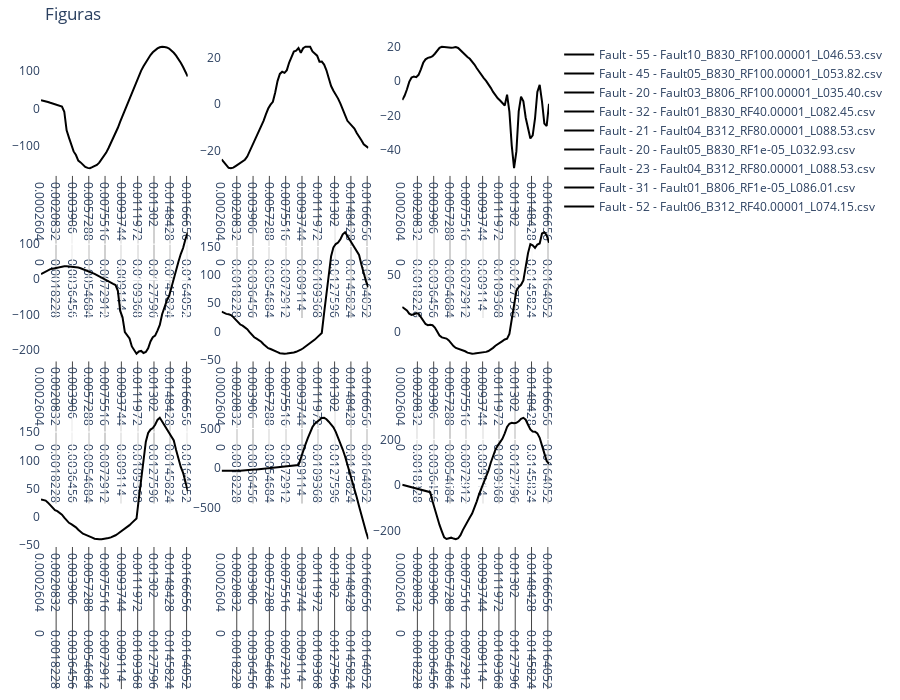

Source (notebook cell):
### Markdown cell above
##### 6.2. Plotly Plot

### Code cell
from plotly.subplots import make_subplots
import plotly.graph_objects as go

fs = 3840
dataset_plot = Form1Dataset(
    dataset_dir, max_window_idx=max_window_idx, signal_names=signal_names, test=True
)
plot_dataloader = DataLoader(dataset_plot, batch_size=train_batch_size, shuffle=True)

dataiter = iter(plot_dataloader)
signal_windows, t_windows, labels, csv_name, index, window_idx = next(dataiter)
print(len(csv_name))
print(window_idx.shape)
print(labels.shape)

print(labels.type())
x = model(signal_windows[0:9].to(device))
# x = x.detach()

# Crear Matriz de confusión
df = confusion_matrix(x, labels[0:9])
print(type(df))
print(df)

# figure = plt.figure(figsize=(10, 10))
cols, rows = 3, 3
fig = make_subplots(rows=rows, cols=cols)

label_to_text = {
    "0": "No Fault",
    "1": "Fault",
}

for i in range(0, cols * rows):

    col = i % cols
    row = i // cols
    label = label_to_text[str(int(labels[i, 0].item()))]
    win_idx = str(window_idx[i].item())
    fig.add_trace(
        go.Scatter(
            name=f"{label} - {win_idx} - {csv_name[i]}",
            x=t_windows[i, :],
            y=signal_windows[i, :, 0],
            marker_color="black",
        ),
        row=row + 1,
        col=col + 1,
    )

fig.update_layout(
    height=700,
    width=900,
    title_text="Figuras",
    margin={"b": 20, "t": 40, "l": 20, "r": 30},
    plot_bgcolor="rgba(0,0,0,0)",
    # paper_bgcolor="whitesmoke",
)
fig.show()

### Figure 1 — Plotly figure (JSON) as saved in the notebook; plotly's stock layout.template omitted (floating-point values rounded to 4 significant figures; data arrays with more than 128 entries replaced by an {"elided": "..."} marker saying what was removed)
{"data": [{"marker": {"color": "black"}, "name": "Fault - 55 - Fault10_B830_RF100.00001_L046.53.csv", "type": "scatter", "x": {"elided": "65x64 float values"}, "xaxis": "x", "y": [21.81, 20.81, 19.03, 16.93, 14.73, 12.66, 10.84, 9.185, 6.989, 4.534, -9.167, -58.98, -78.29, -98.7, -115.3, -125.0, -140.0, -144.6, -150.6, -156.6, -159.3, -160.1, -157.5, -155.3, -151.3, -145.4, -137.3, -126.7, -118.4, -106.2, -93.51, -80.73, -65.05, -52.02, -35.77, -20.29, -4.281, 11.61, 27.57, 43.17, 58.3, 73.26, 86.97, 100.8, 112.4, 123.4, 134.0, 142.5, 149.8, 155.3, 160.1, 163.3, 164.7, 163.8, 162.8, 159.6, 154.7, 148.5, 140.8, 132.3, 122.0, 110.5, 98.4, 85.23], "yaxis": "y"}, {"marker": {"color": "black"}, "name": "Fault - 45 - Fault05_B830_RF100.00001_L053.82.csv", "type": "scatter", "x": {"elided": "65x64 float values"}, "xaxis": "x2", "y": [-23.78, -25.16, -26.41, -27.4, -27.57, -27.33, -26.67, -25.96, -25.3, -24.87, -23.92, -22.57, -20.45, -18.2, -15.99, -13.9, -11.9, -9.813, -7.203, -4.415, -1.879, -0.2299, 0.9981, 5.045, 9.921, 13.02, 13.95, 13.48, 14.64, 17.92, 20.36, 22.61, 23.0, 24.12, 22.1, 24.09, 24.7, 24.63, 24.71, 22.72, 21.64, 20.85, 18.27, 18.31, 17.01, 14.59, 11.11, 7.779, 5.805, 4.176, 2.389, 0.2383, -1.969, -4.763, -7.172, -8.298, -9.379, -10.47, -12.4, -14.31, -15.54, -17.29, -18.16, -18.81], "yaxis": "y2"}, {"marker": {"color": "black"}, "name": "Fault - 20 - Fault03_B806_RF100.00001_L035.40.csv", "type": "scatter", "x": {"elided": "65x64 float values"}, "xaxis": "x3", "y": [-11.09, -8.67, -5.025, -0.5853, 1.996, 2.59, 2.211, 3.54, 6.714, 10.51, 12.54, 13.41, 13.71, 14.4, 15.79, 17.53, 19.23, 19.85, 19.64, 19.24, 19.08, 19.23, 19.38, 19.65, 19.15, 17.86, 16.2, 14.8, 13.92, 12.87, 11.38, 9.507, 7.371, 5.231, 3.285, 1.626, 0.0337, -1.856, -4.051, -6.418, -8.419, -10.09, -11.36, -12.69, -14.3, -7.955, -17.85, -37.45, -50.72, -40.96, -17.7, -9.22, -11.82, -21.41, -26.61, -33.46, -31.61, -21.84, -6.403, -2.344, -12.04, -24.82, -26.16, -13.28], "yaxis": "y3"}, {"marker": {"color": "black"}, "name": "Fault - 32 - Fault01_B830_RF40.00001_L082.45.csv", "type": "scatter", "x": {"elided": "65x64 float values"}, "xaxis": "x4", "y": [14.86, 18.77, 23.34, 26.96, 28.94, 29.76, 31.07, 33.21, 35.47, 36.87, 37.17, 36.95, 36.5, 36.02, 35.59, 34.75, 33.42, 31.47, 29.02, 26.41, 23.92, 21.33, 18.69, 15.24, 11.54, 7.692, 4.193, 0.9719, -2.259, -5.826, -9.465, -13.1, -16.38, -32.71, -90.16, -108.5, -150.3, -158.5, -168.6, -191.2, -202.6, -211.9, -205.4, -204.0, -210.0, -207.1, -196.6, -176.9, -165.2, -160.6, -146.0, -130.2, -99.45, -79.15, -60.73, -47.41, -21.69, 1.943, 31.28, 49.74, 71.88, 88.88, 113.8, 133.8], "yaxis": "y4"}, {"marker": {"color": "black"}, "name": "Fault - 21 - Fault04_B312_RF80.00001_L088.53.csv", "type": "scatter", "x": {"elided": "65x64 float values"}, "xaxis": "x5", "y": [34.94, 32.51, 30.99, 30.41, 28.9, 25.31, 20.32, 15.62, 12.18, 10.3, 7.853, 4.033, -1.313, -6.5, -10.3, -12.72, -14.9, -18.23, -22.59, -26.69, -29.51, -31.04, -32.46, -34.42, -36.55, -38.34, -39.18, -39.35, -39.14, -38.71, -38.05, -37.28, -35.98, -34.51, -32.3, -29.66, -26.65, -23.87, -21.11, -18.08, -14.41, -10.45, -6.392, -2.724, 32.6, 69.39, 107.2, 132.9, 148.5, 154.4, 157.0, 162.9, 171.4, 175.1, 168.5, 162.0, 154.9, 147.7, 143.2, 135.0, 118.4, 102.7, 88.34, 78.01], "yaxis": "y5"}, {"marker": {"color": "black"}, "name": "Fault - 20 - Fault05_B830_RF1e-05_L032.93.csv", "type": "scatter", "x": {"elided": "65x64 float values"}, "xaxis": "x6", "y": [21.75, 20.5, 18.71, 15.87, 14.82, 15.39, 16.27, 15.86, 13.09, 9.332, 6.812, 5.824, 6.253, 5.774, 3.686, 0.2015, -3.243, -4.919, -5.446, -5.942, -7.604, -10.16, -12.57, -14.2, -14.86, -15.31, -16.1, -17.13, -18.32, -18.91, -19.26, -19.12, -18.91, -18.51, -18.32, -17.92, -17.65, -16.91, -15.74, -14.12, -12.29, -10.67, -9.507, -8.185, -6.758, -6.071, -1.871, 10.35, 24.95, 35.93, 39.24, 41.23, 45.07, 57.98, 69.09, 76.93, 75.93, 73.65, 76.64, 77.56, 86.26, 87.36, 84.79, 78.23], "yaxis": "y6"}, {"marker": {"color": "black"}, "name": "Fault - 23 - Fault04_B312_RF80.00001_L088.53.csv", "type": "scatter", "x": {"elided": "65x64 float values"}, "xaxis": "x7", "y": [30.99, 30.41, 28.9, 25.31, 20.32, 15.62, 12.18, 10.3, 7.853, 4.033, -1.313, -6.5, -10.3, -12.72, -14.9, -18.23, -22.59, -26.69, -29.51, -31.04, -32.46, -34.42, -36.55, -38.34, -39.18, -39.35, -39.14, -38.71, -38.05, -37.28, -35.98, -34.51, -32.3, -29.66, -26.65, -23.87, -21.11, -18.08, -14.41, -10.45, -6.392, -2.724, 32.6, 69.39, 107.2, 132.9, 148.5, 154.4, 157.0, 162.9, 171.4, 175.1, 168.5, 162.0, 154.9, 147.7, 143.2, 135.0, 118.4, 102.7, 88.34, 78.01, 63.73, 45.82], "yaxis": "y7"}, {"marker": {"color": "black"}, "name": "Fault - 31 - Fault01_B806_RF1e-05_L086.01.csv", "type": "scatter", "x": {"elided": "65x64 float values"}, "xaxis": "x8", "y": [-34.57, -35.99, -37.35, -38.3, -38.65, -38.14, -36.88, -35.6, -34.66, -33.72, -32.3, -29.69, -26.65, -23.35, -20.45, -17.87, -14.98, -11.39, -7.196, -3.02, 0.5634, 3.749, 6.966, 10.44, 14.14, 17.86, 21.27, 24.04, 26.45, 28.74, 31.22, 33.54, 35.18, 36.49, 124.0, 222.0, 299.8, 378.4, 460.4, 518.9, 560.8, 582.9, 606.1, 634.7, 635.5, 617.8, 586.0, 550.6, 514.6, 457.0, 388.9, 316.1, 233.5, 145.9, 48.07, -53.11, -156.0, -263.7, -370.5, -485.6, -601.6, -707.1, -807.6, -902.8], "yaxis": "y8"}, {"marker": {"color": "black"}, "name": "Fault - 52 - Fault06_B312_RF40.00001_L074.15.csv", "type": "scatter", "x": {"elided": "65x64 float values"}, "xaxis": "x9", "y": [1.505, -1.248, -4.218, -7.49, -10.99, -14.38, -17.25, -19.72, -22.03, -24.41, -26.8, -28.87, -30.6, -70.07, -108.4, -143.7, -173.8, -201.6, -228.0, -235.3, -233.6, -229.5, -233.3, -236.3, -232.0, -218.8, -196.3, -175.4, -160.2, -141.3, -124.4, -99.3, -70.54, -39.12, -13.92, 7.38, 32.15, 63.67, 97.96, 128.4, 154.8, 172.8, 186.3, 202.6, 226.4, 254.1, 268.4, 272.9, 271.0, 272.3, 278.9, 290.2, 294.3, 286.0, 264.0, 243.7, 234.6, 233.5, 226.4, 207.0, 172.8, 134.7, 105.6, 92.68], "yaxis": "y9"}], "layout": {"height": 700, "margin": {"b": 20, "l": 20, "r": 30, "t": 40}, "plot_bgcolor": "rgba(0,0,0,0)", "title": {"text": "Figuras"}, "width": 900, "xaxis": {"anchor": "y", "domain": [0, 0.2889]}, "xaxis2": {"anchor": "y2", "domain": [0.3556, 0.6444]}, "xaxis3": {"anchor": "y3", "domain": [0.7111, 1]}, "xaxis4": {"anchor": "y4", "domain": [0, 0.2889]}, "xaxis5": {"anchor": "y5", "domain": [0.3556, 0.6444]}, "xaxis6": {"anchor": "y6", "domain": [0.7111, 1]}, "xaxis7": {"anchor": "y7", "domain": [0, 0.2889]}, "xaxis8": {"anchor": "y8", "domain": [0.3556, 0.6444]}, "xaxis9": {"anchor": "y9", "domain": [0.7111, 1]}, "yaxis": {"anchor": "x", "domain": [0.7333, 1]}, "yaxis2": {"anchor": "x2", "domain": [0.7333, 1]}, "yaxis3": {"anchor": "x3", "domain": [0.7333, 1]}, "yaxis4": {"anchor": "x4", "domain": [0.3667, 0.6333]}, "yaxis5": {"anchor": "x5", "domain": [0.3667, 0.6333]}, "yaxis6": {"anchor": "x6", "domain": [0.3667, 0.6333]}, "yaxis7": {"anchor": "x7", "domain": [0, 0.2667]}, "yaxis8": {"anchor": "x8", "domain": [0, 0.2667]}, "yaxis9": {"anchor": "x9", "domain": [0, 0.2667]}}}
